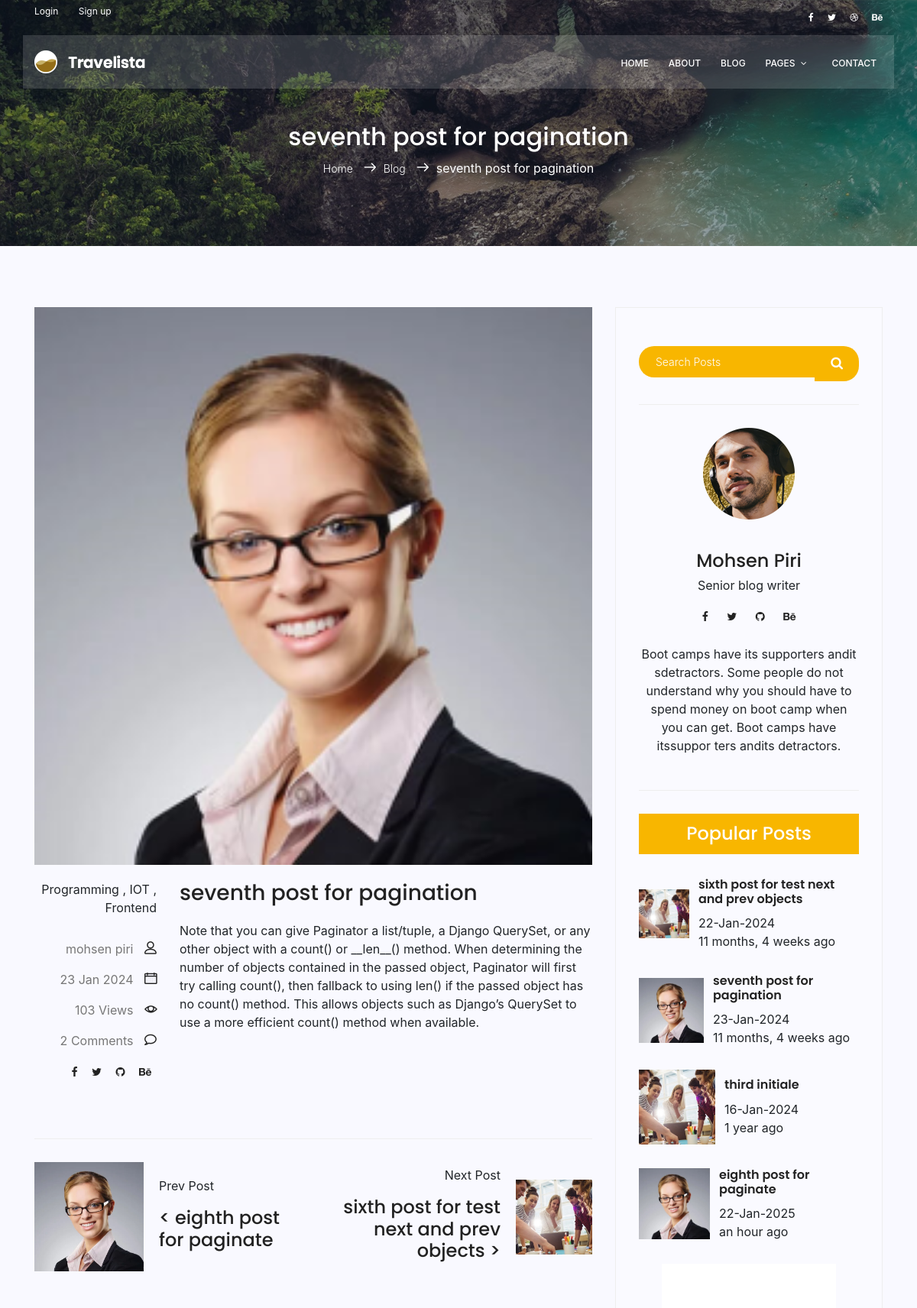
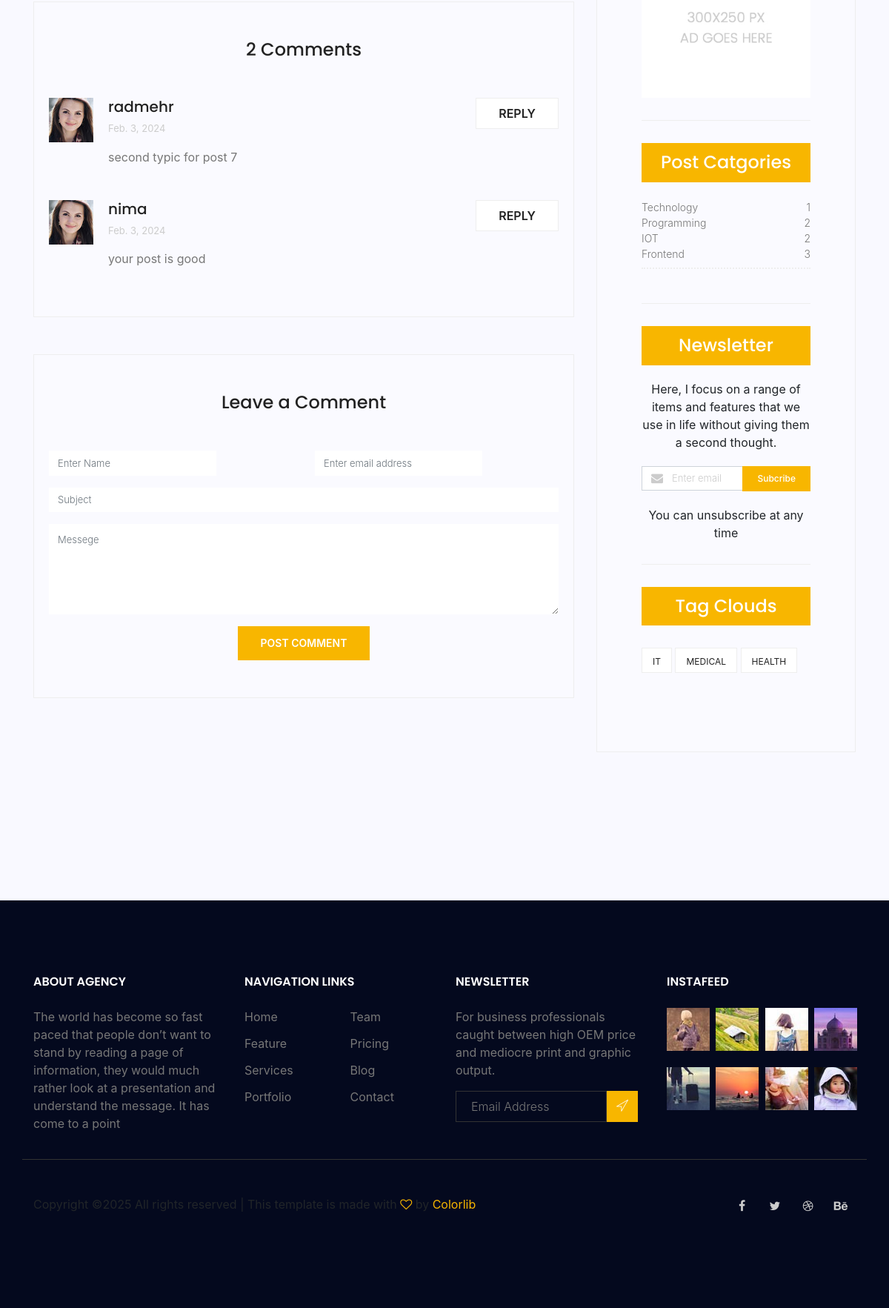
Page /blog_app/8 on the committed database (2 pictures, top to bottom).
### blog_app/models.py (models this page shows, shortened)
class Post(models.Model):
    image = models.ImageField(upload_to='app_image/', default='default.png')
    author = models.ForeignKey(User, on_delete=models.SET_NULL, null=True)
    title = models.CharField(max_length=100)
    content = models.TextField()
    tags = TaggableManager()
    counted_views = models.PositiveIntegerField(default=0)
    status = models.BooleanField(default=False)
    login_needed = models.BooleanField(default=False)
    published_date = models.DateTimeField(null=True)
    created_date = models.DateTimeField(auto_now_add=True)
    updated_date = models.DateTimeField(auto_now=True)
    category_list = models.ManyToManyField(Category)
    class Meta:
        ordering = ['-created_date']
        verbose_name = 'پست'
        verbose_name_plural = 'پست ها'
    def __str__(self):
        return self.title

class Category(models.Model):
    name = models.CharField(max_length=30)
    def __str__(self):
        return self.name

class Comment(models.Model):
    intended_post = models.ForeignKey(Post, on_delete=models.CASCADE)
    name = models.CharField(max_length=55)
    email = models.EmailField()
    subject = models.CharField(max_length=255)
    message = models.TextField()
    approved = models.BooleanField(default=False)
    created_date = models.DateTimeField(auto_now_add=True)
    class Meta:
        ordering = ['-created_date']

### blog_app/views.py (the view, shortened to what this page needs)
# urls.py: path('<int:pid>', single_view, name='single_blog'),
def single_view(request, pid):
    comment_form = CommentForm()
    all_posts = Post.objects.filter(published_date__lt=timezone.now(), status=1)
    post_obj = get_object_or_404(all_posts, id=pid)
    post_obj.counted_views = post_obj.counted_views + 1
    post_obj.save()
    if not post_obj.login_needed or request.user.is_authenticated:  # it means: if post_obj.login_needed is not True
        comments = Comment.objects.filter(intended_post=post_obj.id, approved=True)
        post_ids = [post.id for post in all_posts]
        pid_index = post_ids.index(pid)
        if pid_index == 0:
            next_id = post_ids[pid_index + 1]
            next_post = Post.objects.get(id=next_id)
            prev_post = None
        elif pid_index == post_ids.index(post_ids[-1]):
            prev_id = post_ids[pid_index - 1]
            prev_post = Post.objects.get(id=prev_id)
            next_post = None
        else:
            next_id = post_ids[pid_index + 1]
            next_post = Post.objects.get(id=next_id)
            prev_id = post_ids[pid_index - 1]
            prev_post = Post.objects.get(id=prev_id)
        context = {'post_obj': post_obj, 'next_post': next_post, 'prev_post': prev_post, 'comments': comments, 'comment_form': comment_form}
        return render(request, 'blog_items/blog-single.html', context)
    else:
        return HttpResponseRedirect(reverse('user_auth:login_page'))

### templates/blog_items/blog-single.html (shortened to what this page needs)
{% extends 'base.html' %}
{% block content %}
{% load static %}
{% load blog_tags %}
{% load humanize %}
			<section class="relative about-banner">
				<div class="overlay overlay-bg"></div>
				<div class="container">
					<div class="row d-flex align-items-center justify-content-center">
						<div class="about-content col-lg-12">
							<h2 class="text-white">
								{{post_obj.title}}
							</h2>
							<p class="text-white link-nav"><a href="{% url 'index' %}">Home </a>  <span class="lnr lnr-arrow-right"></span><a href="{% url 'blog_show:home_blog' %}">Blog </a> <span class="lnr lnr-arrow-right"></span>{{post_obj.title}}</p>
						</div>
					</div>
				</div>
			</section>
			<section class="post-content-area single-post-area">
				<div class="container">
					<div class="row">
						<div class="col-lg-8 posts-list">
							<div class="single-post row">
								<div class="col-lg-12">
									<div class="feature-img">
										<img class="img-fluid" src="{{post_obj.image.url}}" alt="">
									</div>
								</div>
								<div class="col-lg-3  col-md-3 meta-details">
									<ul class="tags">
										{% for cat in post_obj.category_list.all %}
											{{cat.name}} {% if not forloop.last %} , {% endif %}
										{% endfor%}
									</ul>
									<div class="user-details row">
										<p class="user-name col-lg-12 col-md-12 col-6"><a href="{% url 'blog_show:author_pubs' author_username=post_obj.author.username %}">{{post_obj.author.get_full_name}}</a> <span class="lnr lnr-user"></span></p>
										<p class="date col-lg-12 col-md-12 col-6"><a>{{post_obj.published_date|date:"d M Y"}}</a> <span class="lnr lnr-calendar-full"></span></p>
										<p class="view col-lg-12 col-md-12 col-6"><a href="#">{{post_obj.counted_views}} Views</a> <span class="lnr lnr-eye"></span></p>
										<p class="comments col-lg-12 col-md-12 col-6"><a href="#">{{comments|length}} Comments</a> <span class="lnr lnr-bubble"></span></p>
										<ul class="social-links col-lg-12 col-md-12 col-6">
											<li><a href="#"><i class="fa fa-facebook"></i></a></li>
											<li><a href="#"><i class="fa fa-twitter"></i></a></li>
											<li><a href="#"><i class="fa fa-github"></i></a></li>
											<li><a href="#"><i class="fa fa-behance"></i></a></li>
										</ul>
									</div>
								</div>
								<div class="col-lg-9 col-md-9">
									<h3 class="mt-20 mb-20">{{post_obj.title}}</h3>
									<p class="excert">
										{{post_obj.content|safe}}
									</p>
								</div>
							</div>
							<div class="navigation-area">
								<div class="row">
									<div class="col-lg-6 col-md-6 col-12 nav-left flex-row d-flex justify-content-start align-items-center">
										<div class="thumb">
												{% if prev_post %}
											<a href="{% url 'blog_show:single_blog' pid=prev_post.id %}"><img class="img-fluid" src="{{prev_post.image.url}}" alt=""></a>
										</div>
										<div class="arrow">
											<a href="#"></a>
										</div>
										<div class="detials">
											<p>Prev Post</p>
											<a href="{% url 'blog_show:single_blog' pid=prev_post.id %}"><h4>< {{prev_post}}</h4></a>
												{% endif %}
										</div>
									</div>
									<div class="col-lg-6 col-md-6 col-12 nav-right flex-row d-flex justify-content-end align-items-center">
										<div class="detials">
										{% if next_post %}
											<p>Next Post</p>
											<a href="{% url 'blog_show:single_blog' pid=next_post.id %}"><h4>{{next_post}} ></h4></a>
										</div>
										<div class="arrow">
											<a href="#"></a>
										</div>
										<div class="thumb">
											<a href="{% url 'blog_show:single_blog' pid=next_post.id %}"><img class="img-fluid" src="{{next_post.image.url}}" alt=""></a>
										</div>
												{% endif %}
									</div>
								</div>
							</div>
							<div class="comments-area">
								<h4>{{comments|length}} Comments</h4>
								{% for comment in comments %}
								<div class="comment-list">
                                    <div class="single-comment justify-content-between d-flex">
                                        <div class="user justify-content-between d-flex">
                                            <div class="thumb">
                                                <img src="{% static 'img/blog/c1.jpg' %}" alt="">
                                            </div>
                                            <div class="desc">
                                                <h5>{{comment.name}}</h5>
                                                <p class="date">{{comment.created_date|naturalday}}</p>
                                                <p class="comment">
													{{comment.message}}
                                                </p>
                                            </div>
                                        </div>
                                        <div class="reply-btn">
                                               <a href="" class="btn-reply text-uppercase">reply</a>
                                        </div>
                                    </div>
                                </div>
								{% empty %}
								<p>No comment has been register up to now</p>
								{% endfor %}
							</div>
							<div class="comment-form">
								<h4>Leave a Comment</h4>
								<form method="post" action="{% url 'blog_show:single_blog' pid=post_obj.id %}" >
									{% if request.user.is_authenticated %}
									<input type="hidden" name="name" value={{request.user.first_name}}>
									<input type="hidden" name="email" value={{request.user.email}}>
									{% else %}
									<div class="form-group form-inline">
									  <div class="form-group col-lg-6 col-md-12 name">
									    <input type="text" class="form-control" name="name" placeholder="Enter Name" onfocus="this.placeholder = ''" onblur="this.placeholder = 'Enter Name'">
									  </div>
									  <div class="form-group col-lg-6 col-md-12 email">
									    <input type="email" class="form-control" name="email" placeholder="Enter email address" onfocus="this.placeholder = ''" onblur="this.placeholder = 'Enter email address'">
									  </div>
									</div>
									{% endif %}
									<div class="form-group">
										<input type="text" class="form-control" name="subject" placeholder="Subject" onfocus="this.placeholder = ''" onblur="this.placeholder = 'Subject'">
									</div>
									<div class="form-group">
										<textarea class="form-control mb-10" rows="5" name="message" placeholder="Messege" onfocus="this.placeholder = ''" onblur="this.placeholder = 'Messege'" required=""></textarea>
									</div>
									<button type="submit" class="primary-btn text-uppercase">Post Comment</button>
								</form>
							</div>
						</div>
						<div class="col-lg-4 sidebar-widgets">
							<div class="widget-wrap">
								{% include 'blog_items/blog-search.html' %}
								{% include 'blog_items/blog-writer.html' %}
								{% most_visited_posts 4 %}
							</div>
								<div class="single-sidebar-widget ads-widget">
									<a href="#"><img class="img-fluid" src="{% static 'img/blog/ads-banner.jpg' %}" alt=""></a>
								</div>
										{% cat_of_posts %}
								<div class="single-sidebar-widget newsletter-widget">
									<h4 class="newsletter-title">Newsletter</h4>
									<p>
										Here, I focus on a range of items and features that we use in life without
										giving them a second thought.
									</p>
									<div class="form-group d-flex flex-row">
									   <div class="col-autos">
									      <div class="input-group">
									        <div class="input-group-prepend">
									          <div class="input-group-text"><i class="fa fa-envelope" aria-hidden="true"></i>
											</div>
									        </div>
									        <input type="text" class="form-control" id="inlineFormInputGroup" placeholder="Enter email" onfocus="this.placeholder = ''" onblur="this.placeholder = 'Enter email'" >
									      </div>
									    </div>
									    <a href="#" class="bbtns">Subcribe</a>
									</div>
									<p class="text-bottom">
										You can unsubscribe at any time
									</p>
								</div>
								{% include 'blog_items/blog-tags.html' %}
							</div>
						</div>
					</div>
				</div>
			</section>
{% endblock %}

### templates/blog_items/blog-latest-post.html
{% load humanize %}
{% load static %}
<div class="single-sidebar-widget popular-post-widget">
									<h4 class="popular-title">Popular Posts</h4>
                                    {% for obj in post_obj %}
									<div class="popular-post-list">
										<div class="single-post-list d-flex flex-row align-items-center">
											<div class="thumb">
												<img class="img-fluid" src=" {{obj.image.url}}" alt="">
											</div>
											<div class="details">
												<a href="{% url 'blog_show:single_blog' pid=obj.id %}"><h6>{{obj.title}}</h6></a>
												<p>{{obj.published_date|date:"d-M-Y"}}</p>
												<p>{{obj.published_date|naturaltime}}</p>
											</div>
										</div>
									{% endfor %}
									</div>
								</div>

### templates/blog_items/blog-post-categories.html
{% load blog_tags %}
                               <div class="single-sidebar-widget post-category-widget">
									<h4 class="category-title">Post Catgories</h4>
									<ul class="cat-list">
										<li>
											{% for key,value in cat_dict.items %}
											<a href="{% url 'blog_show:category_blog' cat_name=key %}" class="d-flex justify-content-between">
												<p>{{key}}</p>
												<p>{{value}}</p>
											{% endfor %}
											</a>
										</li>
									</ul>
								</div>

### templates/blog_items/blog-tags.html
<div class="single-sidebar-widget tag-cloud-widget">
									<h4 class="tagcloud-title">Tag Clouds</h4>
									<ul>
										{% for tag in post_obj.tags.all %}
										<li><a href="{% url 'blog_show:tag_blog' tag_name=tag.name %}">{{tag.name}}</a></li>
										{% endfor %}
									</ul>
								</div>

### rows in the picture
Post: title "seventh post for pagination", image (placeholder picture), author.get_full_name "mohsen piri", published_date "23 Jan 2024", counted_views "103", content "Note that you can give Paginator a list/tuple, a Django QuerySet, or any other object with a count() or __len__() method. When determining the number of objects contained in the passed object, Paginator will first try calling count(), then fallback to using len() if the passed object has no count() method. This allows objects such as Django’s QuerySet to use a more efficient count() method when available.", published_date "23-Jan-2024", published_date "11 months, 4 weeks ago"
Category: name "Programming", id "2"
Category: name "IOT", value "2"
Category: name "Frontend", value "3"
Post: image (placeholder picture), title "eighth post for paginate", published_date "22-Jan-2025", published_date "an hour ago"
Post: title "sixth post for test next and prev objects", image (picture), published_date "22-Jan-2024", published_date "11 months, 4 weeks ago"
Comment: name "radmehr", created_date "Feb. 3, 2024", message "second typic for post 7"
Comment: name "nima", created_date "Feb. 3, 2024", message "your post is good"
Post: image (picture), title "third initiale", published_date "16-Jan-2024", published_date "1 year ago"
Category: name "Technology", id "1"
Tag: name "IT"
Tag: name "MEDICAL"
Tag: name "HEALTH"

### other values in the picture
{{ comments|length }} "2"
